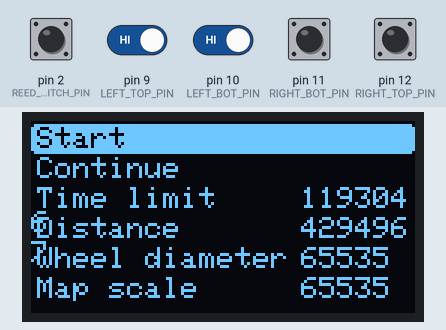
A program run on a simulated Arduino Nano, built with avr-gcc and run on an emulated ATmega328P. Parts: 128×64 one-colour display. The inputs (shaded band) are chosen by the test bench; at power-on: pin 2 (REED_SWITCH_PIN), pin 9 (LEFT_TOP_PIN), pin 10 (LEFT_BOT_PIN), pin 11 (RIGHT_BOT_PIN), pin 12 (RIGHT_TOP_PIN) HIGH. What the program prints to the serial monitor is not drawn.

Above: at 1.2 s.
1.3 s: pin 11 (RIGHT_BOT_PIN) pulled LOW for 0.15 s
At 2.4 s:
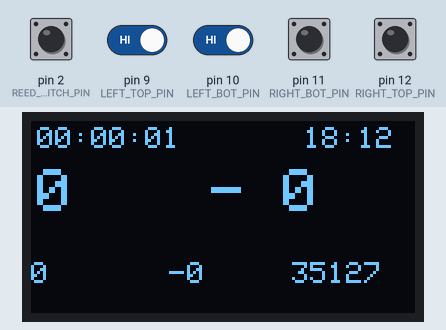
4.4 s: pin 2 (REED_SWITCH_PIN) pulled LOW for 0.15 s
At 5.6 s:
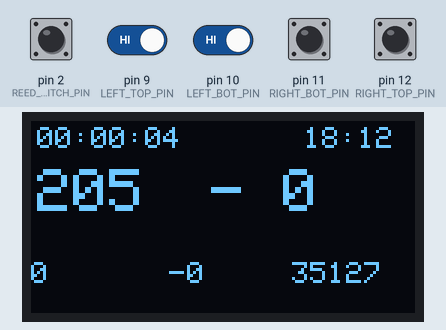
6.5 s: pin 12 (RIGHT_TOP_PIN) pulled LOW for 0.15 s
At 7.3 s:
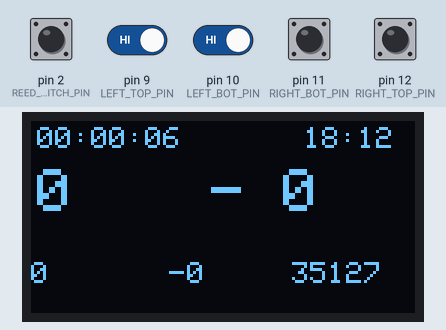
8.5 s: pin 2 (REED_SWITCH_PIN) pulled LOW for 1 s
At 9.8 s:
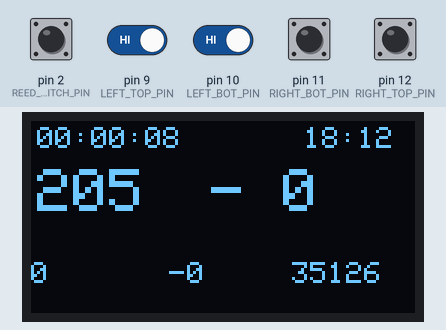
11.0 s: pin 11 (RIGHT_BOT_PIN) pulled LOW for 1 s
At 11.8 s:
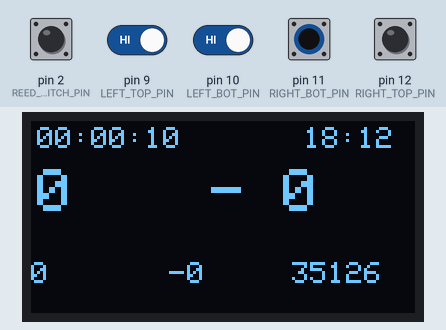
13.5 s: pin 9 (LEFT_TOP_PIN) driven LOW and pin 10 (LEFT_BOT_PIN) driven LOW
At 14.4 s:
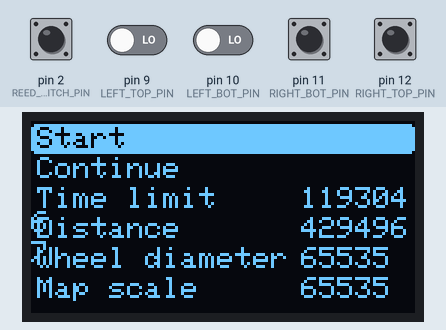
Timing chart, 0 to 16.0 s (numbered marks = the images above; inputs shaded):
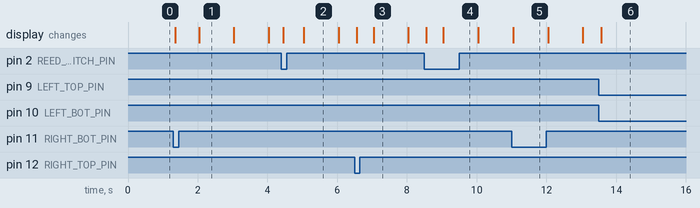

Measured:
- after the input at 1.3 s, the display: first changes after 0.05 s (image 1 shows a later state)
- after the input at 13.5 s, the display: changes after 0.06 s (image 6)
- what the display in image 1 shows lasts 1.0 s, from 2.0 s to 3.0 s

The program:

main.cpp
```cpp
#include <display.h>
#include <input.h>
#include <state.h>

#define INT0_PIN 5

#define SCL_PIN A5
#define SDA_PIN A4

void setup() {
  Serial.begin(9600);
  Serial.println("setup()");

  STATE.load_parameters();

  // --- Use this section to reset parameters to default---
  // STATE.scale = 25;
  // STATE.wheel_diameter = 2200;
  // STATE.time_limit = 300;
  // STATE.total_distance = 10000;

  // initialize with the I2C addr 0x3D (for the 128x64)
  display.begin(SH1106_SWITCHCAPVCC, 0x3C);

  setup_input();
  run_reset();
}

void loop() {
  run_update();
  handle_buttons();
  draw_frame();
}
```

algorithms.h
```cpp
#pragma once

int clamp(int x, int min, int max) {
if (x < min) x = min;
if (x > max) x = max;
return x;
}
```

consts.h
```cpp
#pragma once

#define ROW_START 0
#define ROW_CONTINUE 1
#define ROW_TIME_LIMIT 2
#define ROW_TOTAL_DISTANCE 3
#define ROW_WHEEL_DIAMETER 4
#define ROW_MAP_SCALE 5

#define PARAM_FRAME_ROWS 6
```

display.h
```cpp
// (licence header left out)
#pragma once

#include <Adafruit_GFX.h>
#include <Adafruit_SH1106.h>
#include <consts.h>
#include <state.h>
#include <algorithms.h>

// --- Hardware ---
#define OLED_RESET 4
#define SCL_PIN A5
#define SDA_PIN A4
Adafruit_SH1106 display(OLED_RESET);

// --- Display ---
#define DISPLAY_HEIGHT 64
#define DISPLAY_WIDTH 128

// --- Text ---
#define LINE_CHAR_LENGTH 21
#define LINE_CHAR_HEIGHT 8

void draw_parameters_frame() {
  // Draw selected row indicator - round rectangle.
  // The indicator is filled with white color. If the row is selected, the text color is black.
  display.fillRoundRect(0, 1 + STATE.current_row * 10, DISPLAY_WIDTH, 10, 2,
                        WHITE);

  display.setTextSize(1);

  // Start row
  display.setCursor(2, 2 + ROW_START * 10);
  display.setTextColor(STATE.current_row == ROW_START ? BLACK : WHITE);
  display.print("Start");

  // Continue row
  display.setCursor(2, 2 + ROW_CONTINUE * 10);
  display.setTextColor(STATE.current_row == ROW_CONTINUE ? BLACK : WHITE);
  display.print("Continue");

  // Time limit row
  display.setCursor(2, 2 + ROW_TIME_LIMIT * 10);
  display.setTextColor(STATE.current_row == ROW_TIME_LIMIT ? BLACK : WHITE);
  display.print("Time limit");

  display.setCursor(90, 2 + ROW_TIME_LIMIT * 10);
  display.print(STATE.time_limit / 3600);

  // Distance row
  display.setCursor(2, 2 + ROW_TOTAL_DISTANCE * 10);
  display.setTextColor(STATE.current_row == ROW_TOTAL_DISTANCE ? BLACK : WHITE);
  display.print("Distance");

  display.setCursor(90, 2 + ROW_TOTAL_DISTANCE * 10);
  display.print(STATE.total_distance / 1000);

  // Wheel diameter row
  display.setCursor(2, 2 + ROW_WHEEL_DIAMETER * 10);
  display.setTextColor(STATE.current_row == ROW_WHEEL_DIAMETER ? BLACK : WHITE);
  display.print("Wheel diameter");

  display.setCursor(90, 2 + ROW_WHEEL_DIAMETER * 10);
  display.print(STATE.wheel_diameter);

  // Map scale row
  display.setCursor(2, 2 + ROW_MAP_SCALE * 10);
  display.setTextColor(STATE.current_row == ROW_MAP_SCALE ? BLACK : WHITE);
  display.print("Map scale");

  display.setCursor(90, 2 + ROW_MAP_SCALE * 10);
  display.print(STATE.scale);
}

void draw_run_frame() {
  // Calculate printable values
  uint32_t elapsed_seconds = millis() / 1000 - STATE.start_time;
  uint8_t elapsed_hours = elapsed_seconds / 3600;
  uint8_t elapsed_minutes = (elapsed_seconds / 60) % 60;
  uint8_t elapsed_seconds_mod = elapsed_seconds % 60;

  uint16_t remaining_seconds = STATE.time_limit - elapsed_seconds;
  uint8_t remaining_hours = remaining_seconds / 3600;
  uint8_t remaining_minutes = (remaining_seconds / 60) % 60;

  uint16_t lap_distance_scaled = (STATE.lap_distance)/1000 / STATE.scale;
  uint16_t passed_distance_km = STATE.passed_distance / 1000000;
  float desired_passed_distance = STATE.desired_mean_speed * elapsed_seconds;

  int16_t percent = 0;
  // If elapsed time is less than 10 seconds, then don't calculate percentage,
  // because desired_passed_distance might be so small that it will be rounded to zero.

  if (elapsed_seconds > 10) {
    auto pct = static_cast<int>(
          ((STATE.passed_distance / 1000 - desired_passed_distance)) / 1000);
    percent = clamp(pct, -1000, 1000);
  }

  // First line
  display.setTextSize(1);
  display.setTextColor(WHITE);
  display.setCursor(2, 2);
  if (elapsed_hours < 10) display.print("0");
  display.print(elapsed_hours);
  display.print(":");
  if (elapsed_minutes < 10) display.print("0");
  display.print(elapsed_minutes);

  // TODO: remove me if you don't want to see seconds
  display.print(":");
  if (elapsed_seconds_mod < 10) display.print("0");
  display.print(elapsed_seconds_mod);

  display.setCursor(64 + 27, 2);
  if (remaining_hours < 10) display.print("0");
  display.print(remaining_hours);
  display.print(":");
  if (remaining_minutes < 10) display.print("0");
  display.print(remaining_minutes);

  // Second line
  display.setTextSize(2);
  display.setTextColor(WHITE);
  display.setCursor(2, 16);
  // Printing distance in meters
  auto lap_distance = STATE.lap_distance / 1000;

  // if (lap_distance < 10000) {
  //   display.print(" ");
  // }
  // if (lap_distance < 1000) {
  //   display.print(" ");
  // }
  // if (lap_distance < 100) {
  //   display.print(" ");
  // }
  // if (lap_distance < 10) {
  //   display.print(" ");
  // }

  // if (lap_distance > 1000) {
  //   if (lap_distance / 10000 == 0) {
  //     display.fillCircle(20, 40, 1, WHITE);
  //     lap_distance = lap_distance / 10;
  //   } else {
  //     display.fillCircle(38, 40, 1, WHITE);
  //     lap_distance = lap_distance / 100;
  //     if (lap_distance > 999) {
  //       lap_distance = 999;
  //     }
  //   }
  // }
  display.print(lap_distance);

  display.setCursor(60, 16);
  display.print("- ");


  // // Printing scaled distance like in map
  // if (lap_distance_scaled < 100) {
  //   display.print(" ");
  // }
  // if (lap_distance_scaled < 10) {
  //   display.print(" ");
  // }

  // if (lap_distance_scaled > 1000) {
  //   if (lap_distance_scaled / 10000 == 0) {
  //     display.fillCircle(92, 40, 1, WHITE);
  //     lap_distance_scaled = lap_distance_scaled / 10;
  //   } else {
  //     display.fillCircle(108, 40, 1, WHITE);
  //     lap_distance_scaled = lap_distance_scaled / 100;
  //   }
  //   if (lap_distance_scaled > 999) {
  //     lap_distance_scaled = 999;
  //   }
  // }

  display.print(lap_distance_scaled);

  // third line
  display.setTextSize(1);
  display.setTextColor(WHITE);
  display.setCursor(0, 47);

  // Printing passed distance in km
  // if (passed_distance_km < 100) {
  //   display.setCursor(12, 47);
  // }
  // if (passed_distance_km < 10) {
  //   display.print(0);
  //   display.fillCircle(24, 61, 1, WHITE);
  //   display.setCursor(24, 47);
  // }
  display.print(passed_distance_km);

  display.setCursor(40, 47);

  // Printing percent
  uint8_t abs_percent = 0;
  if (percent > 0) {
    display.print(" ");
    abs_percent = percent;
  } else {
    abs_percent = percent * -1;
    if (abs_percent < 10) {
      display.print(" ");
    }
    display.print("-");
  }
  display.print(abs_percent);
  // display.setTextSize(1);
  // display.print("%");
  // display.setTextSize(2);

  // Printing distance remaining in km
  uint16_t distance_remaining_km =
      (STATE.total_distance - STATE.passed_distance/1000) / 1000;
  display.setCursor(87, 47);
  // if (distance_remaining_100m < 100) {
  //   display.setCursor(99, 47);
  // }
  // if (distance_remaining_100m < 10) {
  //   display.print(0);
  //   display.fillCircle(111, 61, 1, WHITE);
  //   display.setCursor(111, 47);
  // }

  display.print(distance_remaining_km);
}

// Draw current frame
void draw_frame() {
  display.clearDisplay();

  // Check which frame to draw
  if (STATE.current_frame == PARAM_FRAME) {
    draw_parameters_frame();
  } else {
    draw_run_frame();
  }

  display.display();
}
```

input.h
```cpp
// (licence header left out)
#pragma once

#include <Arduino.h>
#include <consts.h>
#include <state.h>

#include <run.h>

#define LEFT_TOP_PIN 9    // D11
#define LEFT_BOT_PIN 10   // D12
#define RIGHT_TOP_PIN 12  // D10
#define RIGHT_BOT_PIN 11  // D9

#define REED_SWITCH_PIN 2  // D2

bool LEFT_TOP_PRESSED = LOW;
bool LEFT_BOT_PRESSED = LOW;
bool RIGHT_TOP_PRESSED = LOW;
bool RIGHT_BOT_PRESSED = LOW;

bool LEFT_TOP_STATE = HIGH;
bool LEFT_BOT_STATE = HIGH;
bool RIGHT_TOP_STATE = HIGH;
bool RIGHT_BOT_STATE = HIGH;

// Check if the bottom edge of the button is falling. Then button was just pressed.
bool check_bottom_falling_edge(int pin, bool *last_state) {
  bool state = digitalRead(pin);
  if (state == *last_state) {
    return false;
  }
  *last_state = state;
  if (state == LOW) {
    return true;
  }
  return false;
}

// Setup buttons pins as input pullup to avoid floating state
inline void setup_buttons() {
  pinMode(LEFT_TOP_PIN, INPUT_PULLUP);
  pinMode(LEFT_BOT_PIN, INPUT_PULLUP);
  pinMode(RIGHT_TOP_PIN, INPUT_PULLUP);
  pinMode(RIGHT_BOT_PIN, INPUT_PULLUP);
}

inline void reed_switch_callback() { reed_switch_callback_counter++; }

// Setup reed switch pin as input pullup to avoid floating state
void setup_reed_switch() {
  pinMode(REED_SWITCH_PIN, INPUT_PULLUP);
  attachInterrupt(digitalPinToInterrupt(REED_SWITCH_PIN), reed_switch_callback,
                  FALLING);
}

// Setup buttons and reed switch pins
inline void setup_input() {
  setup_buttons();
  setup_reed_switch();
}

// Handle buttons actions on parameters screen
inline void handle_parameters_screen_input(bool right_top_pressed,
                                           bool right_bottom_pressed,
                                           bool left_top_pressed,
                                           bool left_bottom_pressed) {
  if (left_top_pressed) {
    if (STATE.current_row > 0) {
      STATE.current_row--;
    } else {
      STATE.current_row = PARAM_FRAME_ROWS - 1;
    }
    return;
  }
  if (left_bottom_pressed) {
    STATE.current_row++;
    if (STATE.current_row >= PARAM_FRAME_ROWS) {
      STATE.current_row = 0;
    }
    return;
  }

  // Different actions on different parameters screen rows
  if (STATE.current_row == ROW_START) {
    if (right_top_pressed || right_bottom_pressed) {
      run_reset();
      STATE.change_frame();
    }
    return;
  }
  if (STATE.current_row == ROW_CONTINUE) {
    if (right_top_pressed || right_bottom_pressed) {
      STATE.change_frame();
    }
    return;
  }
  if (STATE.current_row == ROW_TIME_LIMIT) {
    if (right_top_pressed) {
      STATE.time_limit += 3600;
    }
    if (right_bottom_pressed) {
      STATE.time_limit -= 3600;
    }

    return;
  }
  if (STATE.current_row == ROW_TOTAL_DISTANCE) {
    if (right_top_pressed) {
      STATE.total_distance += 1000;
    }
    if (right_bottom_pressed) {
      STATE.total_distance -= 1000;
    }

    return;
  }
  if (STATE.current_row == ROW_WHEEL_DIAMETER) {
    if (right_top_pressed) STATE.wheel_diameter += 1;
    if (right_bottom_pressed) STATE.wheel_diameter -= 1;
    return;
  }
  if (STATE.current_row == ROW_MAP_SCALE) {
    if (right_top_pressed) STATE.scale += 1;
    if (right_bottom_pressed) STATE.scale -= 1;
    return;
  }
}

// Handle buttons actions on run screen
inline void handle_run_screen_input(bool right_top_pressed,
                                    bool right_bot_pressed,
                                    bool left_top_pressed,
                                    bool left_bottom_pressed) {
  // Reset lap distance when user presses any right button
  if (right_top_pressed || right_bot_pressed) {
    STATE.lap_distance = 0;
  }
}

// Handle buttons actions
void handle_buttons() {
  // Check if any button is pressed
  bool left_top_pressed =
      check_bottom_falling_edge(LEFT_TOP_PIN, &LEFT_TOP_STATE);
  bool left_bot_pressed =
      check_bottom_falling_edge(LEFT_BOT_PIN, &LEFT_BOT_STATE);
  bool right_top_pressed =
      check_bottom_falling_edge(RIGHT_TOP_PIN, &RIGHT_TOP_STATE);
  bool right_bot_pressed =
      check_bottom_falling_edge(RIGHT_BOT_PIN, &RIGHT_BOT_STATE);
  check_bottom_falling_edge(RIGHT_BOT_PIN, &RIGHT_BOT_STATE);

  // Change frame when both left buttons are pressed
  if (left_top_pressed && left_bot_pressed) {
    STATE.change_frame();
    return;
  }

  if (STATE.current_frame == PARAM_FRAME) {
    handle_parameters_screen_input(right_top_pressed, right_bot_pressed,
                                   left_top_pressed, left_bot_pressed);
    return;
  }
  if (STATE.current_frame == RUN_FRAME) {
    handle_run_screen_input(right_top_pressed, right_bot_pressed,
                            left_top_pressed, left_bot_pressed);
    return;
  }
}
```

run.h
```cpp
// (licence header left out)
#pragma once

#include <Arduino.h>
#include <state.h>


#define PI 3.1415926535897932384626433832795

uint16_t last_counter = 0;

// Update run data based on interrupts counter
void run_update() {
  if (reed_switch_callback_counter == last_counter) {
    return;
  }

  uint8_t delta_count = reed_switch_callback_counter - last_counter;
  // the counter can go up to 255 and then it goes back to 0. So, we need to
  // catch the moment when it reaches 127 to not loose any interrupt
  // because I assume that you will not be able to reach 255 counts until next run_update call.)
  // It's like 127 * wheel_diameter * PI meters should be passed before next run_update call.
  // E.g. wheel_diameter is 0.7 m, then this may happen if you ride a 279 meters
  // before next function call (around 0.05 seconds).

  if (reed_switch_callback_counter > 127) {
    reed_switch_callback_counter = 0;
    last_counter = 0;
  } else {
    last_counter = reed_switch_callback_counter;
  }

  uint32_t delta_distance_mm = delta_count * STATE.wheel_diameter * PI;
  STATE.lap_distance += delta_distance_mm;
  STATE.passed_distance += delta_distance_mm;
  Serial.println(delta_distance_mm);
}

// Reset (or lap) maker
void run_reset() {
  STATE.lap_distance = 0;
  STATE.passed_distance = 0;
  STATE.start_time = millis() / 1000;
}
```

state.h
```cpp
// (licence header left out)
#pragma once

#include <Arduino.h>
#include <storage.h>

volatile uint8_t reed_switch_callback_counter = 0;

enum FrameNum { PARAM_FRAME, RUN_FRAME };

struct State {
  // --- constants ---
  uint16_t wheel_diameter;      // in millimeters
  uint32_t time_limit;          // in seconds
  uint16_t scale;               // meters/centimeters
  uint32_t total_distance;      // in meters
  float desired_mean_speed;  // in meters per second

  // --- variables ---
  FrameNum current_frame = PARAM_FRAME;
  uint32_t passed_distance = 0;  // in millimeters
  uint32_t lap_distance = 0;     // in millimeters
  uint16_t start_time = 0;       // in seconds

  // --- parameters screen ---
  uint8_t current_row;

  // Save parameters to EEPROM
  void save_parameters() {
    save_uint16(wheel_diameter, 0);
    save_uint32(time_limit, 2);
    save_uint16(scale, 6);
    save_uint32(total_distance, 8);
  }

  // Load parameters from EEPROM
  void load_parameters() {
    wheel_diameter = load_uint16(0);
    time_limit = load_uint32(2);
    scale = load_uint16(6);
    total_distance = load_uint32(8);
  }

  // Compute desired mean speed based on total distance and time limit (m/s)
  inline void compute_desired_mean_speed() {
    desired_mean_speed = static_cast<float>(total_distance) / time_limit;
  }

  // Change current frame, on parameters screen, change to run screen and save parameters
  void change_frame() {
    if (current_frame == PARAM_FRAME) {
      current_frame = RUN_FRAME;
      save_parameters();
      compute_desired_mean_speed();
    } else {
      current_frame = PARAM_FRAME;
      current_row = 0;
    }
  }
};

State STATE;
```

storage.h
```cpp
// (licence header left out)
#pragma once

#include <EEPROM.h>

// Save uint16 value to EEPROM. Max value is 65535
uint16_t load_uint16(uint16_t address) {
  uint16_t value;
  EEPROM.get(address, value);
  return value;
}

// Save uint32 value to EEPROM. Max value is 4294967295
uint32_t load_uint32(uint16_t address) {
  uint32_t value;
  EEPROM.get(address, value);
  return value;
}

// Save uint16 value to EEPROM. Max value is 65535
inline void save_uint16(uint16_t value, uint16_t address) {
  while (load_uint16(address) != value) {
    EEPROM.put(address, value);
  }
}

// Save uint32 value to EEPROM. Max value is 4294967295
inline void save_uint32(uint32_t value, uint16_t address) {
  while (load_uint32(address) != value) {
    EEPROM.put(address, value);
  }
}
```
